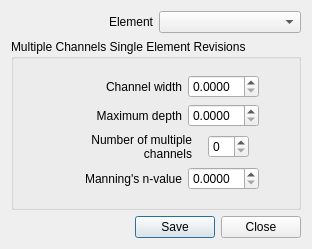
<?xml version="1.0" encoding="UTF-8"?>
<ui version="4.0">
 <class>individual_multiple_channel_data_dlg</class>
 <widget class="QDialog" name="individual_multiple_channel_data_dlg">
  <property name="geometry">
   <rect>
    <x>0</x>
    <y>0</y>
    <width>312</width>
    <height>249</height>
   </rect>
  </property>
  <property name="sizePolicy">
   <sizepolicy hsizetype="Preferred" vsizetype="Preferred">
    <horstretch>0</horstretch>
    <verstretch>0</verstretch>
   </sizepolicy>
  </property>
  <property name="minimumSize">
   <size>
    <width>0</width>
    <height>0</height>
   </size>
  </property>
  <property name="maximumSize">
   <size>
    <width>16777215</width>
    <height>16777215</height>
   </size>
  </property>
  <property name="windowTitle">
   <string>Individual Multiple Channel Data</string>
  </property>
  <layout class="QGridLayout" name="gridLayout_2">
   <item row="0" column="0">
    <layout class="QVBoxLayout" name="verticalLayout_2">
     <item>
      <layout class="QHBoxLayout" name="horizontalLayout_5">
       <item>
        <widget class="QLabel" name="label_12">
         <property name="toolTip">
          <string>&lt;html&gt;&lt;head/&gt;&lt;body&gt;&lt;p&gt;&lt;span style=&quot; font-weight:600;&quot;&gt;IGRID(I)&lt;/span&gt;&lt;/p&gt;&lt;p&gt;Floodplain grid element number.&lt;/p&gt;&lt;p&gt;Range: 1 - NNOD&lt;/p&gt;&lt;/body&gt;&lt;/html&gt;</string>
         </property>
         <property name="text">
          <string>Element</string>
         </property>
         <property name="alignment">
          <set>Qt::AlignRight|Qt::AlignTrailing|Qt::AlignVCenter</set>
         </property>
        </widget>
       </item>
       <item>
        <widget class="QComboBox" name="individual_multiple_channel_element_cbo">
         <property name="toolTip">
          <string>&lt;html&gt;&lt;head/&gt;&lt;body&gt;&lt;p&gt;IGRID(I)&lt;/p&gt;&lt;/body&gt;&lt;/html&gt;</string>
         </property>
         <property name="editable">
          <bool>false</bool>
         </property>
         <property name="maxVisibleItems">
          <number>20</number>
         </property>
        </widget>
       </item>
      </layout>
     </item>
     <item>
      <widget class="QGroupBox" name="individual_multiple_channels_data_grp">
       <property name="title">
        <string>Multiple Channels Single Element Revisions</string>
       </property>
       <layout class="QGridLayout" name="gridLayout">
        <item row="0" column="0">
         <layout class="QVBoxLayout" name="verticalLayout">
          <item>
           <layout class="QHBoxLayout" name="horizontalLayout">
            <item>
             <widget class="QLabel" name="label">
              <property name="sizePolicy">
               <sizepolicy hsizetype="Fixed" vsizetype="Preferred">
                <horstretch>0</horstretch>
                <verstretch>0</verstretch>
               </sizepolicy>
              </property>
              <property name="minimumSize">
               <size>
                <width>130</width>
                <height>0</height>
               </size>
              </property>
              <property name="maximumSize">
               <size>
                <width>130</width>
                <height>16777215</height>
               </size>
              </property>
              <property name="toolTip">
               <string>&lt;html&gt;&lt;head/&gt;&lt;body&gt;&lt;p&gt;&lt;span style=&quot; font-weight:600;&quot;&gt;WDR(K)&lt;/span&gt;&lt;/p&gt;&lt;p&gt;(ft or m)&lt;/p&gt;&lt;p&gt;Channel width for individual grid elements.&lt;/p&gt;&lt;p&gt;WDR supersedes WDRALL.&lt;/p&gt;&lt;p&gt;Range:&lt;/p&gt;&lt;p&gt;0 - 1000 ft&lt;/p&gt;&lt;p&gt;0 - 300 m&lt;/p&gt;&lt;/body&gt;&lt;/html&gt;</string>
              </property>
              <property name="text">
               <string>Channel width</string>
              </property>
              <property name="alignment">
               <set>Qt::AlignRight|Qt::AlignTrailing|Qt::AlignVCenter</set>
              </property>
              <property name="wordWrap">
               <bool>true</bool>
              </property>
             </widget>
            </item>
            <item>
             <widget class="QDoubleSpinBox" name="imc_width_dbox">
              <property name="sizePolicy">
               <sizepolicy hsizetype="Fixed" vsizetype="Fixed">
                <horstretch>0</horstretch>
                <verstretch>0</verstretch>
               </sizepolicy>
              </property>
              <property name="toolTip">
               <string>&lt;html&gt;&lt;head/&gt;&lt;body&gt;&lt;p&gt;WDR(K)&lt;/p&gt;&lt;/body&gt;&lt;/html&gt;</string>
              </property>
              <property name="decimals">
               <number>4</number>
              </property>
             </widget>
            </item>
           </layout>
          </item>
          <item>
           <layout class="QHBoxLayout" name="horizontalLayout_2">
            <item>
             <widget class="QLabel" name="label_2">
              <property name="sizePolicy">
               <sizepolicy hsizetype="Fixed" vsizetype="Preferred">
                <horstretch>0</horstretch>
                <verstretch>0</verstretch>
               </sizepolicy>
              </property>
              <property name="minimumSize">
               <size>
                <width>130</width>
                <height>0</height>
               </size>
              </property>
              <property name="maximumSize">
               <size>
                <width>130</width>
                <height>16777215</height>
               </size>
              </property>
              <property name="toolTip">
               <string>&lt;html&gt;&lt;head/&gt;&lt;body&gt;&lt;p&gt;&lt;span style=&quot; font-weight:600;&quot;&gt;DM(K)&lt;/span&gt;&lt;/p&gt;&lt;p&gt;(ft or m)&lt;/p&gt;&lt;p&gt;Maximum depth of multiple channels for individual grid elements.&lt;/p&gt;&lt;p&gt;When the flow depth exceeds the multiple channel depth DM, the flow width WDR of the gully is increased by the incremental width WMC.&lt;/p&gt;&lt;p&gt;DM supersedes the DMALL depth assignment.&lt;/p&gt;&lt;p&gt;Range:&lt;/p&gt;&lt;p&gt;0 - 1000 ft&lt;/p&gt;&lt;p&gt;0 - 300 m&lt;/p&gt;&lt;/body&gt;&lt;/html&gt;</string>
              </property>
              <property name="text">
               <string>Maximum depth</string>
              </property>
              <property name="alignment">
               <set>Qt::AlignRight|Qt::AlignTrailing|Qt::AlignVCenter</set>
              </property>
              <property name="wordWrap">
               <bool>true</bool>
              </property>
             </widget>
            </item>
            <item>
             <widget class="QDoubleSpinBox" name="imc_depth_dbox">
              <property name="sizePolicy">
               <sizepolicy hsizetype="Fixed" vsizetype="Fixed">
                <horstretch>0</horstretch>
                <verstretch>0</verstretch>
               </sizepolicy>
              </property>
              <property name="toolTip">
               <string>&lt;html&gt;&lt;head/&gt;&lt;body&gt;&lt;p&gt;DM(K)&lt;/p&gt;&lt;/body&gt;&lt;/html&gt;</string>
              </property>
              <property name="decimals">
               <number>4</number>
              </property>
             </widget>
            </item>
           </layout>
          </item>
          <item>
           <layout class="QHBoxLayout" name="horizontalLayout_3">
            <item>
             <widget class="QLabel" name="label_7">
              <property name="sizePolicy">
               <sizepolicy hsizetype="Fixed" vsizetype="Preferred">
                <horstretch>0</horstretch>
                <verstretch>0</verstretch>
               </sizepolicy>
              </property>
              <property name="minimumSize">
               <size>
                <width>130</width>
                <height>0</height>
               </size>
              </property>
              <property name="maximumSize">
               <size>
                <width>130</width>
                <height>16777215</height>
               </size>
              </property>
              <property name="toolTip">
               <string>&lt;html&gt;&lt;head/&gt;&lt;body&gt;&lt;p&gt;&lt;span style=&quot; font-weight:600;&quot;&gt;NODCHNS(K)&lt;/span&gt;&lt;/p&gt;&lt;p&gt;Number of multiple channels assigned in each grid element.&lt;/p&gt;&lt;p&gt;If NODCHNS is set equal to zero then the overland flow without multiple channels is as sumed.&lt;/p&gt;&lt;p&gt;NODCHNS supersedes NODCHNSALL value.&lt;/p&gt;&lt;p&gt;Range: 0 - 100&lt;/p&gt;&lt;/body&gt;&lt;/html&gt;</string>
              </property>
              <property name="text">
               <string>Number of multiple channels</string>
              </property>
              <property name="alignment">
               <set>Qt::AlignRight|Qt::AlignTrailing|Qt::AlignVCenter</set>
              </property>
              <property name="wordWrap">
               <bool>true</bool>
              </property>
             </widget>
            </item>
            <item>
             <widget class="QSpinBox" name="imc_number_sbox">
              <property name="sizePolicy">
               <sizepolicy hsizetype="Fixed" vsizetype="Fixed">
                <horstretch>0</horstretch>
                <verstretch>0</verstretch>
               </sizepolicy>
              </property>
              <property name="toolTip">
               <string>&lt;html&gt;&lt;head/&gt;&lt;body&gt;&lt;p&gt;NODCHNS(K)&lt;/p&gt;&lt;/body&gt;&lt;/html&gt;</string>
              </property>
             </widget>
            </item>
           </layout>
          </item>
          <item>
           <layout class="QHBoxLayout" name="horizontalLayout_4">
            <item>
             <widget class="QLabel" name="label_8">
              <property name="sizePolicy">
               <sizepolicy hsizetype="Fixed" vsizetype="Preferred">
                <horstretch>0</horstretch>
                <verstretch>0</verstretch>
               </sizepolicy>
              </property>
              <property name="minimumSize">
               <size>
                <width>130</width>
                <height>0</height>
               </size>
              </property>
              <property name="maximumSize">
               <size>
                <width>130</width>
                <height>16777215</height>
               </size>
              </property>
              <property name="toolTip">
               <string>&lt;html&gt;&lt;head/&gt;&lt;body&gt;&lt;p&gt;&lt;span style=&quot; font-weight:600;&quot;&gt;XNMULT(K)&lt;/span&gt;&lt;/p&gt;&lt;p&gt;(dimensionless)&lt;/p&gt;&lt;p&gt;Channel n-values for individual grid elements. Supersedes XNMULTALL.&lt;/p&gt;&lt;p&gt;Range: 0.01 - 0.5&lt;/p&gt;&lt;/body&gt;&lt;/html&gt;</string>
              </property>
              <property name="text">
               <string>Manning's n-value</string>
              </property>
              <property name="alignment">
               <set>Qt::AlignRight|Qt::AlignTrailing|Qt::AlignVCenter</set>
              </property>
              <property name="wordWrap">
               <bool>true</bool>
              </property>
             </widget>
            </item>
            <item>
             <widget class="QDoubleSpinBox" name="imc_manning_dbox">
              <property name="sizePolicy">
               <sizepolicy hsizetype="Fixed" vsizetype="Fixed">
                <horstretch>0</horstretch>
                <verstretch>0</verstretch>
               </sizepolicy>
              </property>
              <property name="toolTip">
               <string>&lt;html&gt;&lt;head/&gt;&lt;body&gt;&lt;p&gt;XNMULT(K)&lt;/p&gt;&lt;/body&gt;&lt;/html&gt;</string>
              </property>
              <property name="decimals">
               <number>4</number>
              </property>
             </widget>
            </item>
           </layout>
          </item>
         </layout>
        </item>
       </layout>
      </widget>
     </item>
    </layout>
   </item>
   <item row="1" column="0">
    <widget class="QDialogButtonBox" name="global_breach_buttonBox">
     <property name="orientation">
      <enum>Qt::Horizontal</enum>
     </property>
     <property name="standardButtons">
      <set>QDialogButtonBox::Close|QDialogButtonBox::Save</set>
     </property>
    </widget>
   </item>
  </layout>
 </widget>
 <resources/>
 <connections>
  <connection>
   <sender>global_breach_buttonBox</sender>
   <signal>accepted()</signal>
   <receiver>individual_multiple_channel_data_dlg</receiver>
   <slot>accept()</slot>
   <hints>
    <hint type="sourcelabel">
     <x>331</x>
     <y>624</y>
    </hint>
    <hint type="destinationlabel">
     <x>271</x>
     <y>619</y>
    </hint>
   </hints>
  </connection>
  <connection>
   <sender>global_breach_buttonBox</sender>
   <signal>rejected()</signal>
   <receiver>individual_multiple_channel_data_dlg</receiver>
   <slot>reject()</slot>
   <hints>
    <hint type="sourcelabel">
     <x>400</x>
     <y>625</y>
    </hint>
    <hint type="destinationlabel">
     <x>141</x>
     <y>605</y>
    </hint>
   </hints>
  </connection>
 </connections>
</ui>
